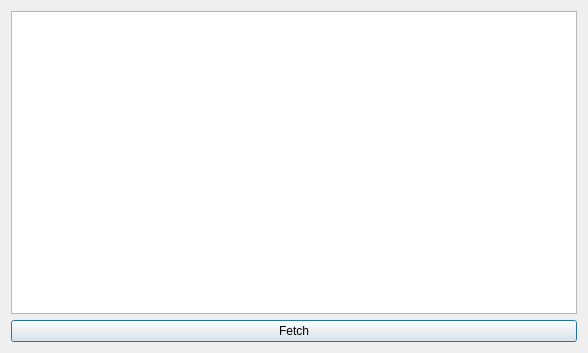
<?xml version="1.0" encoding="UTF-8"?>
<ui version="4.0">
 <class>GitFetchDialog</class>
 <widget class="QDialog" name="GitFetchDialog">
  <property name="geometry">
   <rect>
    <x>0</x>
    <y>0</y>
    <width>588</width>
    <height>353</height>
   </rect>
  </property>
  <property name="windowTitle">
   <string>Git Fetch</string>
  </property>
  <property name="locale">
   <locale language="English" country="UnitedStates"/>
  </property>
  <layout class="QVBoxLayout" name="verticalLayout">
   <item>
    <widget class="QPlainTextEdit" name="plainTextEdit">
     <property name="readOnly">
      <bool>true</bool>
     </property>
    </widget>
   </item>
   <item>
    <widget class="QPushButton" name="pushButton">
     <property name="text">
      <string>Fetch</string>
     </property>
    </widget>
   </item>
  </layout>
 </widget>
 <resources/>
 <connections/>
</ui>
